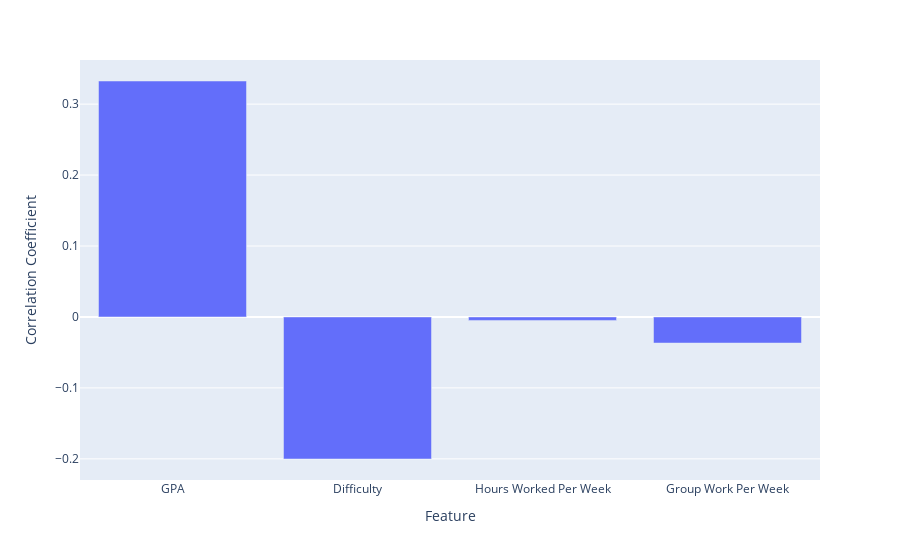

The code cell stored with this chart in its notebook:
### Code cell
@callback(
    Output('correlation_plot', 'figure'),
    Input('features_to_plot', 'value')
)
def make_correlation_plot(columns): 
    """
    Makes a bar chart of the correlation between columns
    """
    # uses the data from the model
    data = zip(new_columns, model.coef_[0])
    print(data)
    # filter the data by which the column is in the columns
    column_renamer = {
        'average': 'GPA',
        'difficulty': 'Difficulty',
        'hours_per_week': 'Hours Worked Per Week',
        'amount_group': 'Group Work Per Week'
    }

    x_labels = []
    y_values = []
    for col, r in data:
        if col in columns:
            x_labels.append(column_renamer.get(col, col))
            y_values.append(r)
    
    print(x_labels, y_values)
    
    fig = px.bar(x=x_labels, y=y_values, labels= {'x': 'Feature', 'y': 'Correlation Coefficient', **column_renamer})
    return fig

make_correlation_plot(new_columns)

### Figure 1 — Plotly figure (JSON) as saved in the notebook; plotly's stock layout.template omitted (floating-point values rounded to 4 significant figures)
{"data": [{"alignmentgroup": "True", "hovertemplate": "Feature=%{x}<br>Correlation Coefficient=%{y}<extra></extra>", "legendgroup": "", "marker": {"color": "#636efa", "pattern": {"shape": ""}}, "name": "", "offsetgroup": "", "orientation": "v", "showlegend": false, "textposition": "auto", "type": "bar", "x": ["GPA", "Difficulty", "Hours Worked Per Week", "Group Work Per Week"], "xaxis": "x", "y": [0.3326, -0.2002, -0.004887, -0.0368], "yaxis": "y"}], "layout": {"barmode": "relative", "legend": {"tracegroupgap": 0}, "margin": {"t": 60}, "xaxis": {"anchor": "y", "domain": [0, 1], "title": {"text": "Feature"}}, "yaxis": {"anchor": "x", "domain": [0, 1], "title": {"text": "Correlation Coefficient"}}}}
